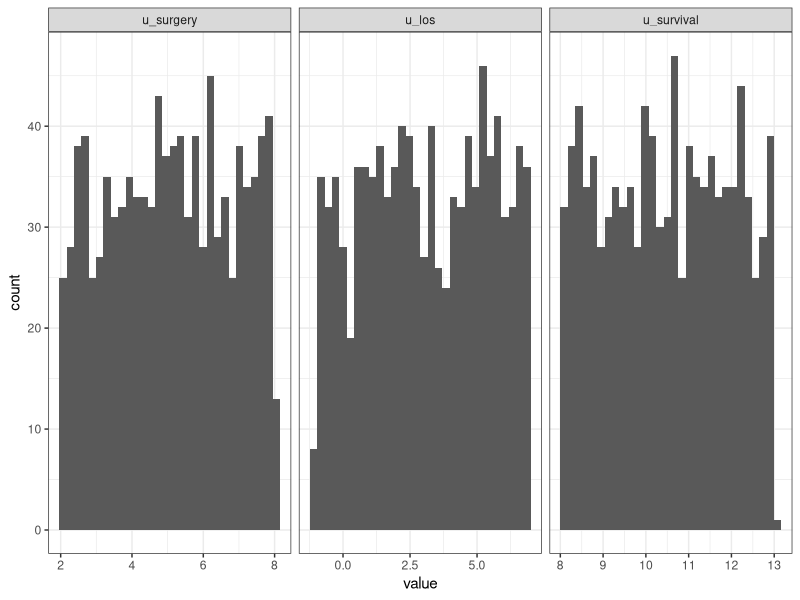
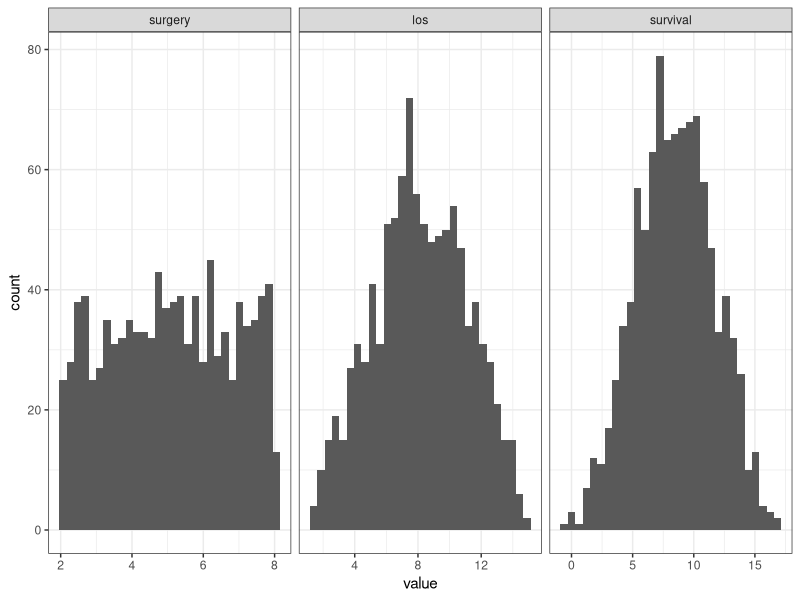
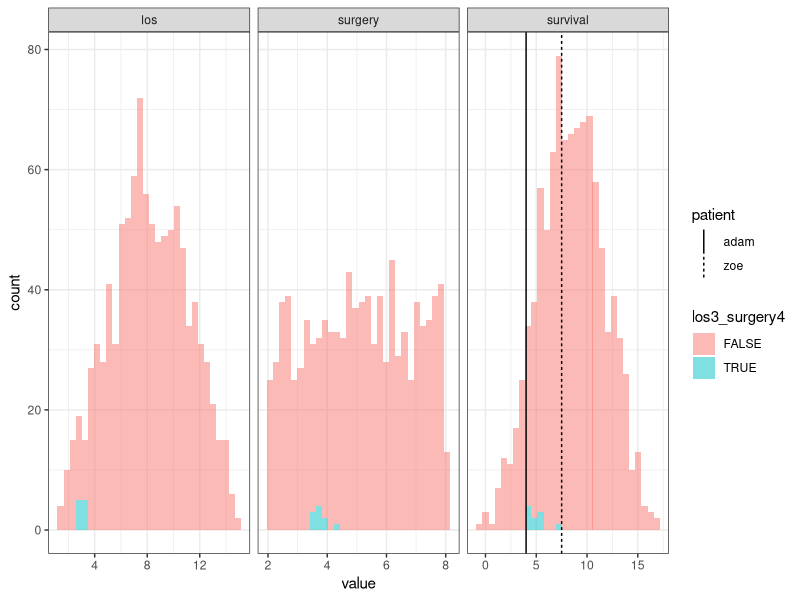

The R source for these figures, in order:
## ---- chunk 1
#| label: setup
#| echo: false
#| execute: true

suppressMessages({
  library(purrr)
  library(data.table)
  library(ggplot2); theme_set(theme_bw())
  library(knitr)
})
## ---- chunk 2
#| label: scm1
#| execute: false
#| echo: true
#| code-line-numbers: "1-3|4-6|7-9|11-16|18"
#| output-location: fragment

f_surgery <- function(u_surgery) { # pa_surgery = {}
  u_surgery
}
f_los <- function(surgery, u_los) { # pa_los = {surgery}
  surgery + u_los
}
f_survival <- function(surgery, los, u_survival) { # pa_survival = {sugery, los}
  survival = los - 2 * surgery + u_survival
}

scm1 <- function(u_surgery, u_los, u_survival) {
  surgery  = f_surgery(u_surgery)
  los      = f_los(surgery, u_los)
  survival = f_survival(surgery, los, u_survival)
  c(surgery=surgery, los=los, survival=survival)
}
scm1(2, 1, 5)
## ---- chunk 3
#| label: scm1-dag
#| execute: false
#| echo: true
#| code-line-numbers: "|2"
scm1 <- function(u_surgery, u_los, u_survival) {
  surgery  = f_surgery(u_surgery)
  los      = f_los(surgery, u_los)
  survival = f_survival(surgery, los, u_survival)
  c(surgery=surgery, los=los, survival=survival)
}
## ---- chunk 4
#| label: scm1-dag2
#| execute: false
#| echo: true
#| code-line-numbers: "3"
scm1 <- function(u_surgery, u_los, u_survival) {
  surgery  = f_surgery(u_surgery)
  los      = f_los(surgery, u_los)
  survival = f_survival(surgery, los, u_survival)
  c(surgery=surgery, los=los, survival=survival)
}
## ---- chunk 5
#| label: scm1-dag3
#| execute: false
#| echo: true
#| code-line-numbers: "4"
scm1 <- function(u_surgery, u_los, u_survival) {
  surgery  = f_surgery(u_surgery)
  los      = f_los(surgery, u_los)
  survival = f_survival(surgery, los, u_survival)
  c(surgery=surgery, los=los, survival=survival)
}
## ---- chunk 6
#| label: submodel1
#| execute: false
#| echo: true
#| code-line-numbers: "1|3|8"
#| output-location: fragment

submodel7 <- function(u_surgery, u_los, u_survival) {
  surgery = f_surgery(u_surgery)
  los = 7
  survival = f_survival(surgery, los, u_survival)
  c(surgery=surgery, los=los, survival=survival)
}

submodel7(2, 1, 5)
## ---- chunk 7
#| label: submodel-dag
#| execute: false
#| echo: true

submodel7 <- function(u_surgery, u_los, u_survival) {
  surgery = f_surgery(u_surgery)
  los = 7
  survival = f_survival(surgery, los, u_survival)
  c(surgery=surgery, los=los, survival=survival)
}

submodel7(2, 1, 5)
## ---- chunk 8
#| label: pu
#| execute: false
#| echo: true
#| code-line-numbers: "1|2|3|4|7"
#| output-location: fragment
sample_u <- function() {
    u_surgery  = runif(1,  2,  8)
    u_los      = runif(1, -1,  7)
    u_survival = runif(1,  8, 13)
    c(u_surgery=u_surgery, u_los=u_los, u_survival=u_survival)
}
sample_u()
## ---- chunk 9
#| label: fig-u_samples
#| execute: true
#| echo: false
#| fig-align: "center"
#| fig-cap: "1000 random samples of U"
N = 1e3
us <- map(1:N, ~sample_u())
udf <- us |> map(~data.table(t(.x))) |> rbindlist()
udfm <- melt(udf, measure.vars=names(us[[1]]))
ggplot(udfm, aes(x=value)) + geom_histogram() + facet_grid(~variable, scales="free_x")
## ---- chunk 10
#| label: pcm1
#| echo: true
#| execute: true
#| output-location: fragment
#| code-line-numbers: "1|2|3|7"
sample_pcm <- function() {
  U <- sample_u()
  V <- scm1(U[['u_surgery']], U[['u_los']], U[['u_survival']])
  c(U, V)
}
  
sample_pcm()
## ---- chunk 11
#| label: fig-pcm1-samples
#| echo: false
#| fig-cap: "Realisations of endogenous variables V over random samples of U in [@fig-u_samples]"
#| fig-height: 3
vs <- map(us, ~do.call(scm1, as.list(.x)))
vdf <- vs |> map(~data.table(t(.x))) |> rbindlist()
vdf[, idx:=.I]
vdfm <- melt(vdf, id.vars="idx")
ggplot(vdfm, aes(x=value)) + geom_histogram() + facet_grid(~variable, scales="free_x")
## ---- chunk 12
#| label: submodel3
submodel3 <- function(u_surgery, u_los, u_survival) {
  surgery = f_surgery(u_surgery)
  los = 3
  survival = f_survival(surgery, los, u_survival)
  c(surgery=surgery, los=los, survival=survival)
}

## ---- chunk 13
#| label: do7
#| echo: true
#| code-line-numbers: "1-2|4-5|7-18"
#| output-location: fragment
# N = 1e3
# us <- map(1:N, ~sample_u())

v3s <- map(us, ~do.call(submodel3, as.list(.x)))
v7s <- map(us, ~do.call(submodel7, as.list(.x)))

v3df <- v3s |> map(~data.table(t(.x))) |> rbindlist()
v7df <- v7s |> map(~data.table(t(.x))) |> rbindlist()
v3df[, idx:=.I]
v7df[, idx:=.I]

dfa <- rbindlist(list(
  scm1=vdf,
  submodel3=v3df,
  submodel7=v7df
), idcol='model')

dfa[, list(mean_survival=mean(survival)), by="model"]
## ---- chunk 14
#| label: "counterfactuals"
#| echo: false

pdf <- data.table(
  patient=c("adam", "zoe"),
  variable=c("survival", "survival"),
  survival=c(4, 7.5),
  idx=c(707, 439)
)

vdf[, losr:=round(los)]
vdf[, surgeryr:=round(surgery)]

# vdf[losr==3&surgeryr==4]

vdfm2 <- melt(vdf, id.vars=c("idx", "losr", "surgeryr"))
vdfm2[, los_is_3:=losr==3]
vdfm2[, surgery_is_4:=surgeryr==4]
vdfm2[, los3_surgery4:=los_is_3&surgery_is_4]

ggplot(vdfm2, aes(x=value, fill=los3_surgery4)) +
  geom_histogram(alpha=0.5) +
  geom_vline(data=pdf, aes(xintercept=survival, linetype=patient)) +
  facet_grid(~variable, scales="free_x")
